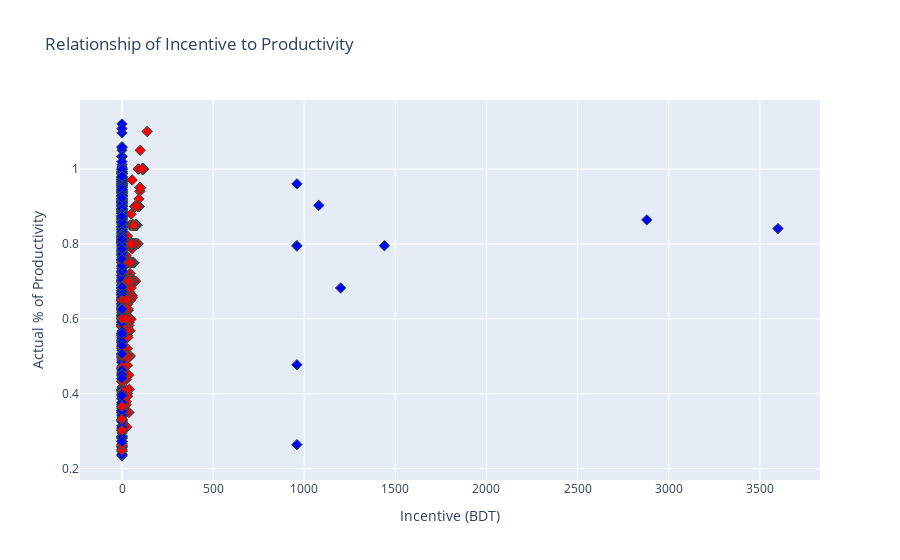

Notebook code for this chart:
### Code cell
df['text'] = df.apply(lambda x: 
                                    '''<b>Team {}</b> ({} Department)<br>Incentive: {} BDT<br>Productivity: {}'''.format(x['team'], 
                                                                                                                  x['department'], 
                                                                                                                  x['incentive'],
                                                                                                                  x['actual_productivity']),
                                    axis = 1)


fig = go.Figure(go.Scatter(
    x = df['incentive'],
    y = df['actual_productivity'], 
    mode='markers',

    hovertemplate = df['text'],
    marker=dict(color=dept_color),
    showlegend = False))

fig.update_layout(title = 'Relationship of Incentive to Productivity',
                  xaxis_title='Incentive (BDT)',
                  yaxis_title='Actual % of Productivity',
                  hoverlabel_align = 'right',)

fig.update_traces(
    marker=dict(size=8, symbol='diamond', line=dict(width=1, color='DarkSlateGrey')),
    selector=dict(mode='markers'),
)

fig.show()

### Figure 1 — Plotly figure (JSON) as saved in the notebook; plotly's stock layout.template omitted (floating-point values rounded to 4 significant figures; data arrays with more than 128 entries replaced by an {"elided": "..."} marker saying what was removed)
{"data": [{"hovertemplate": {"elided": "1197 str values"}, "marker": {"color": {"elided": "1197 str values"}, "line": {"color": "DarkSlateGrey", "width": 1}, "size": 8, "symbol": "diamond"}, "mode": "markers", "showlegend": false, "type": "scatter", "x": {"elided": "1197 int values"}, "y": {"elided": "1197 float values"}}], "layout": {"hoverlabel": {"align": "right"}, "title": {"text": "Relationship of Incentive to Productivity"}, "xaxis": {"title": {"text": "Incentive (BDT)"}}, "yaxis": {"title": {"text": "Actual % of Productivity"}}}}
